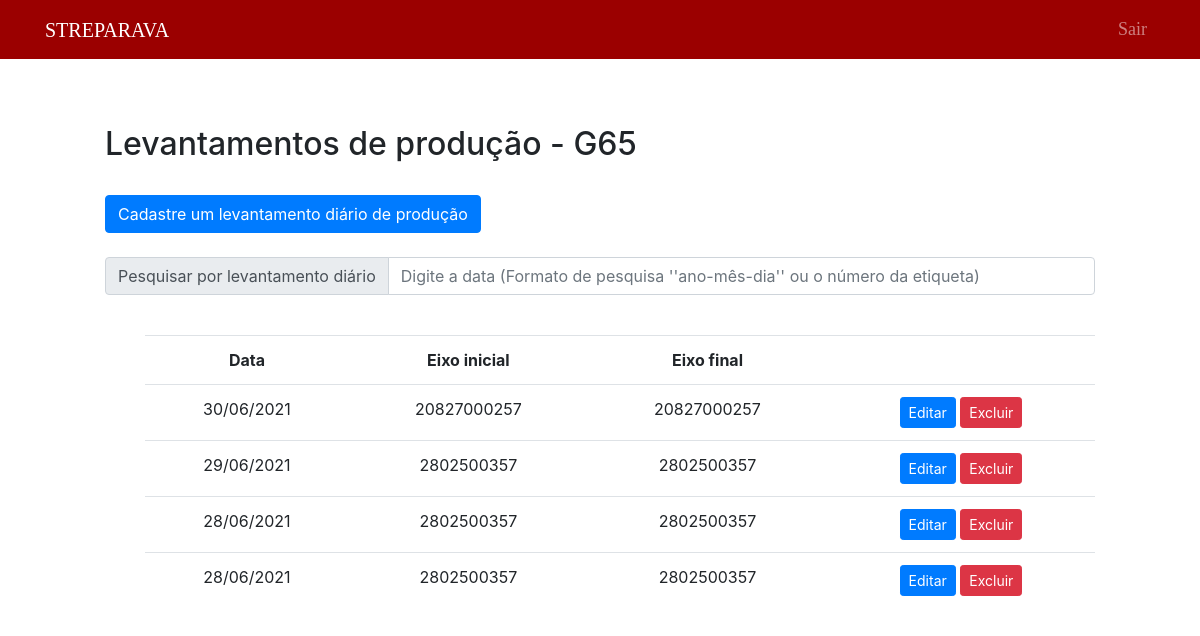
Page /public/final65/listFinal65.php (signed in) on the earlier database version.
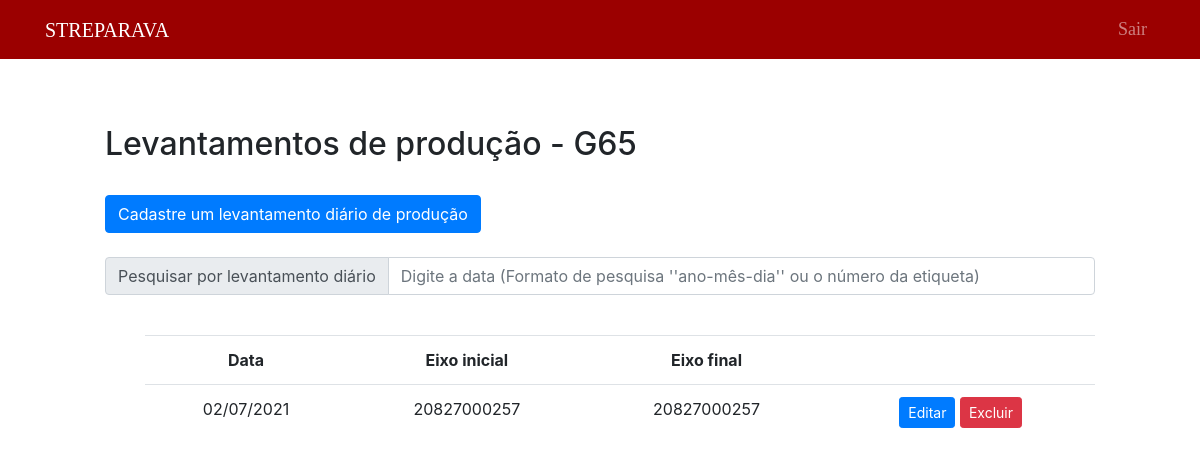
Same page on the later database version.
### tables this page shows
CREATE TABLE `levantamento65f` (
  `id_levantamento65` int(11) NOT NULL,
  `data` date NOT NULL,
  `prod7` int(11) NOT NULL,
  `t7` int(11) NOT NULL,
  `obs7` text NOT NULL,
  `prod8` int(11) NOT NULL,
  `t8` int(11) NOT NULL,
  `obs8` text NOT NULL,
  `prod9` int(11) NOT NULL,
  `t9` int(11) NOT NULL,
  `obs9` text NOT NULL,
  `prod10` int(11) NOT NULL,
  `t10` int(11) NOT NULL,
  `obs10` text NOT NULL,
  `prod11` int(11) NOT NULL,
  `t11` int(11) NOT NULL,
  `obs11` text NOT NULL,
  `prod12` int(11) NOT NULL,
  `t12` int(11) NOT NULL,
  `obs12` text NOT NULL,
  `prod13` int(11) NOT NULL,
  `t13` int(11) NOT NULL,
  `obs13` text NOT NULL,
  `prod14` int(11) NOT NULL,
  `t14` int(11) NOT NULL,
  `obs14` text NOT NULL,
  `prod15` int(11) NOT NULL,
  `t15` int(11) NOT NULL,
  `obs15` text NOT NULL,
  `prod16` int(11) NOT NULL,
  `t16` int(11) NOT NULL,
  `obs16` text NOT NULL,
  `total` int(11) NOT NULL,
  `tempo_total` int(11) NOT NULL,
  `etiqueta1` bigint(20) NOT NULL,
  `etiqueta2` bigint(20) NOT NULL
);

### public/final65/listFinal65NoSearch.php (the view, shortened to what this page needs)
<?php
include("../../data/connection.php");
$sql = "SELECT *, DATE_FORMAT(data,'%d/%m/%Y') as datas FROM levantamento65f order by data DESC";
$dadosLevantamento65 = $connection->query($sql);
if ($dadosLevantamento65->num_rows > 0) {
?>
    <div style="margin-left: 100px; margin-right: 100px;">
        <br>
        <table class="table" style="text-align: center;">
            <tr>
                <th>Data</th>
                <th>Eixo inicial</th>
                <th>Eixo final</th>
                <th></th>
            </tr>
            <?php
            while ($exibir = $dadosLevantamento65->fetch_assoc()) {
            ?>
                <tr>
                    <td><?php echo $exibir["datas"] ?></td>
                    <td><?php echo $exibir["etiqueta1"] ?></td>
                    <td><?php echo $exibir["etiqueta2"] ?></td>
                    <td>
                        <button type="button" class="btn btn-primary btn-sm">
                            <a href="editFinal65.php?id=<?php echo $exibir["id_levantamento65"] ?>" style="text-decoration: none; color: white">Editar</a>
                        </button>
                        <button type="submit" class="btn btn-danger btn-sm" formmethod="post">
                            <a href="deleteFinal65.php?id=<?php echo $exibir["id_levantamento65"] ?>" style="text-decoration: none; color: white"> Excluir </a>
                        </button>
                    </td>
                </tr>
            <?php
            }
            ?>
        </table>
    </div>
<?php
} else { ?>
    <div style="margin-left: 100px; margin-right: 100px;">
    <?php
    echo "Nenhum registro encontrado.";
}
    ?>

Differences in the rows shown:
removed levantamento65f: datas "30/06/2021", etiqueta1 "20827000257", etiqueta2 "20827000257"
removed levantamento65f: datas "29/06/2021", etiqueta1 "2802500357", etiqueta2 "2802500357"
removed levantamento65f: datas "28/06/2021", etiqueta1 "2802500357", etiqueta2 "2802500357"
removed levantamento65f: datas "28/06/2021", etiqueta1 "2802500357", etiqueta2 "2802500357"
added levantamento65f: datas "02/07/2021", etiqueta1 "20827000257", etiqueta2 "20827000257"
